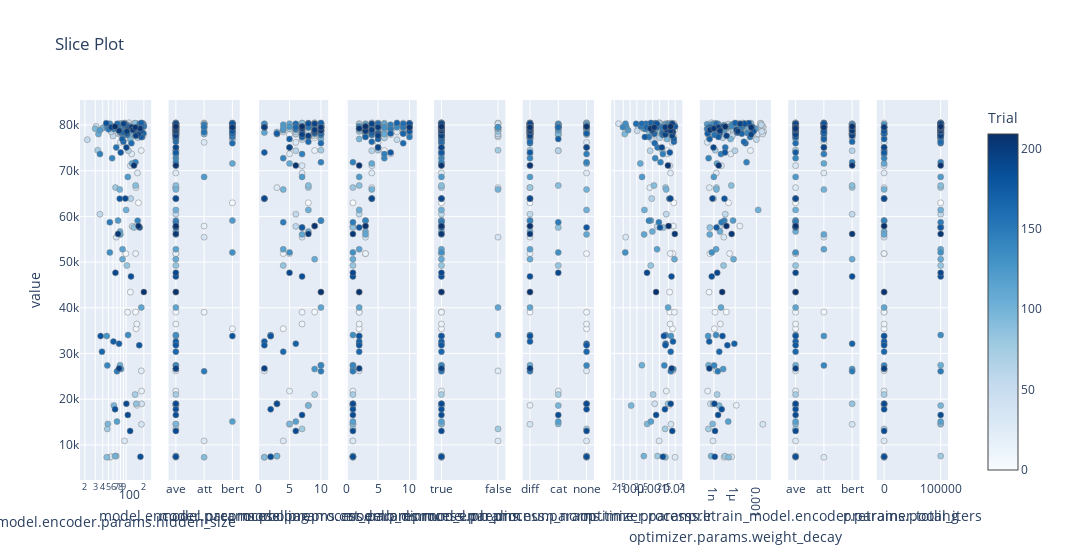

The code cell stored with this chart in its notebook:
### Code cell
# fig = optuna.visualization.plot_parallel_coordinate(plotted_study, target=target, target_name=target_name, params=['model.encoder.params.pooling', 'pretrain_model.encoder.params.pooling',])
# fig = optuna.visualization.plot_contour(study, target=target, target_name=target_name, params=params+not_imp)
fig = optuna.visualization.plot_slice(
    plotted_study,
    target=target,
    target_name=target_name,
    params=params + not_imp,
)
# fig = optuna.visualization.plot_optimization_history(study, target=target, target_name=target_name, error_bar=False)
# targets = lambda t: (t.user_attrs["memory_after_mean"], t.user_attrs["val_metric_mean"])
# target_names = ["memory_after_mean", "val_metric_mean"]
# fig = optuna.visualization.plot_pareto_front(study, targets=targets, target_names=target_names)
fig

### Figure 1 — Plotly figure (JSON) as saved in the notebook; plotly's stock layout.template omitted (floating-point values rounded to 4 significant figures; data arrays with more than 128 entries replaced by an {"elided": "..."} marker saying what was removed)
{"data": [{"marker": {"color": {"elided": "210 int values"}, "colorbar": {"title": {"text": "Trial"}, "x": 1, "xpad": 40}, "colorscale": [[0, "rgb(247,251,255)"], [0.125, "rgb(222,235,247)"], [0.25, "rgb(198,219,239)"], [0.375, "rgb(158,202,225)"], [0.5, "rgb(107,174,214)"], [0.625, "rgb(66,146,198)"], [0.75, "rgb(33,113,181)"], [0.875, "rgb(8,81,156)"], [1, "rgb(8,48,107)"]], "line": {"color": "Grey", "width": 0.5}, "showscale": true}, "mode": "markers", "name": "Feasible Trial", "showlegend": false, "type": "scatter", "x": {"elided": "210 int values"}, "xaxis": "x", "y": {"elided": "210 int values"}, "yaxis": "y"}, {"marker": {"color": {"elided": "210 int values"}, "colorbar": {"title": {"text": "Trial"}, "x": 1, "xpad": 40}, "colorscale": [[0, "rgb(247,251,255)"], [0.125, "rgb(222,235,247)"], [0.25, "rgb(198,219,239)"], [0.375, "rgb(158,202,225)"], [0.5, "rgb(107,174,214)"], [0.625, "rgb(66,146,198)"], [0.75, "rgb(33,113,181)"], [0.875, "rgb(8,81,156)"], [1, "rgb(8,48,107)"]], "line": {"color": "Grey", "width": 0.5}, "showscale": false}, "mode": "markers", "name": "Feasible Trial", "showlegend": false, "type": "scatter", "x": {"elided": "210 str values"}, "xaxis": "x2", "y": {"elided": "210 int values"}, "yaxis": "y2"}, {"marker": {"color": {"elided": "210 int values"}, "colorbar": {"title": {"text": "Trial"}, "x": 1, "xpad": 40}, "colorscale": [[0, "rgb(247,251,255)"], [0.125, "rgb(222,235,247)"], [0.25, "rgb(198,219,239)"], [0.375, "rgb(158,202,225)"], [0.5, "rgb(107,174,214)"], [0.625, "rgb(66,146,198)"], [0.75, "rgb(33,113,181)"], [0.875, "rgb(8,81,156)"], [1, "rgb(8,48,107)"]], "line": {"color": "Grey", "width": 0.5}, "showscale": false}, "mode": "markers", "name": "Feasible Trial", "showlegend": false, "type": "scatter", "x": {"elided": "210 int values"}, "xaxis": "x3", "y": {"elided": "210 int values"}, "yaxis": "y3"}, {"marker": {"color": {"elided": "210 int values"}, "colorbar": {"title": {"text": "Trial"}, "x": 1, "xpad": 40}, "colorscale": [[0, "rgb(247,251,255)"], [0.125, "rgb(222,235,247)"], [0.25, "rgb(198,219,239)"], [0.375, "rgb(158,202,225)"], [0.5, "rgb(107,174,214)"], [0.625, "rgb(66,146,198)"], [0.75, "rgb(33,113,181)"], [0.875, "rgb(8,81,156)"], [1, "rgb(8,48,107)"]], "line": {"color": "Grey", "width": 0.5}, "showscale": false}, "mode": "markers", "name": "Feasible Trial", "showlegend": false, "type": "scatter", "x": {"elided": "210 int values"}, "xaxis": "x4", "y": {"elided": "210 int values"}, "yaxis": "y4"}, {"marker": {"color": {"elided": "210 int values"}, "colorbar": {"title": {"text": "Trial"}, "x": 1, "xpad": 40}, "colorscale": [[0, "rgb(247,251,255)"], [0.125, "rgb(222,235,247)"], [0.25, "rgb(198,219,239)"], [0.375, "rgb(158,202,225)"], [0.5, "rgb(107,174,214)"], [0.625, "rgb(66,146,198)"], [0.75, "rgb(33,113,181)"], [0.875, "rgb(8,81,156)"], [1, "rgb(8,48,107)"]], "line": {"color": "Grey", "width": 0.5}, "showscale": false}, "mode": "markers", "name": "Feasible Trial", "showlegend": false, "type": "scatter", "x": {"elided": "210 bool values"}, "xaxis": "x5", "y": {"elided": "210 int values"}, "yaxis": "y5"}, {"marker": {"color": {"elided": "210 int values"}, "colorbar": {"title": {"text": "Trial"}, "x": 1, "xpad": 40}, "colorscale": [[0, "rgb(247,251,255)"], [0.125, "rgb(222,235,247)"], [0.25, "rgb(198,219,239)"], [0.375, "rgb(158,202,225)"], [0.5, "rgb(107,174,214)"], [0.625, "rgb(66,146,198)"], [0.75, "rgb(33,113,181)"], [0.875, "rgb(8,81,156)"], [1, "rgb(8,48,107)"]], "line": {"color": "Grey", "width": 0.5}, "showscale": false}, "mode": "markers", "name": "Feasible Trial", "showlegend": false, "type": "scatter", "x": {"elided": "210 str values"}, "xaxis": "x6", "y": {"elided": "210 int values"}, "yaxis": "y6"}, {"marker": {"color": {"elided": "210 int values"}, "colorbar": {"title": {"text": "Trial"}, "x": 1, "xpad": 40}, "colorscale": [[0, "rgb(247,251,255)"], [0.125, "rgb(222,235,247)"], [0.25, "rgb(198,219,239)"], [0.375, "rgb(158,202,225)"], [0.5, "rgb(107,174,214)"], [0.625, "rgb(66,146,198)"], [0.75, "rgb(33,113,181)"], [0.875, "rgb(8,81,156)"], [1, "rgb(8,48,107)"]], "line": {"color": "Grey", "width": 0.5}, "showscale": false}, "mode": "markers", "name": "Feasible Trial", "showlegend": false, "type": "scatter", "x": {"elided": "210 float values"}, "xaxis": "x7", "y": {"elided": "210 int values"}, "yaxis": "y7"}, {"marker": {"color": {"elided": "210 int values"}, "colorbar": {"title": {"text": "Trial"}, "x": 1, "xpad": 40}, "colorscale": [[0, "rgb(247,251,255)"], [0.125, "rgb(222,235,247)"], [0.25, "rgb(198,219,239)"], [0.375, "rgb(158,202,225)"], [0.5, "rgb(107,174,214)"], [0.625, "rgb(66,146,198)"], [0.75, "rgb(33,113,181)"], [0.875, "rgb(8,81,156)"], [1, "rgb(8,48,107)"]], "line": {"color": "Grey", "width": 0.5}, "showscale": false}, "mode": "markers", "name": "Feasible Trial", "showlegend": false, "type": "scatter", "x": {"elided": "210 float values"}, "xaxis": "x8", "y": {"elided": "210 int values"}, "yaxis": "y8"}, {"marker": {"color": {"elided": "210 int values"}, "colorbar": {"title": {"text": "Trial"}, "x": 1, "xpad": 40}, "colorscale": [[0, "rgb(247,251,255)"], [0.125, "rgb(222,235,247)"], [0.25, "rgb(198,219,239)"], [0.375, "rgb(158,202,225)"], [0.5, "rgb(107,174,214)"], [0.625, "rgb(66,146,198)"], [0.75, "rgb(33,113,181)"], [0.875, "rgb(8,81,156)"], [1, "rgb(8,48,107)"]], "line": {"color": "Grey", "width": 0.5}, "showscale": false}, "mode": "markers", "name": "Feasible Trial", "showlegend": false, "type": "scatter", "x": {"elided": "210 str values"}, "xaxis": "x9", "y": {"elided": "210 int values"}, "yaxis": "y9"}, {"marker": {"color": {"elided": "210 int values"}, "colorbar": {"title": {"text": "Trial"}, "x": 1, "xpad": 40}, "colorscale": [[0, "rgb(247,251,255)"], [0.125, "rgb(222,235,247)"], [0.25, "rgb(198,219,239)"], [0.375, "rgb(158,202,225)"], [0.5, "rgb(107,174,214)"], [0.625, "rgb(66,146,198)"], [0.75, "rgb(33,113,181)"], [0.875, "rgb(8,81,156)"], [1, "rgb(8,48,107)"]], "line": {"color": "Grey", "width": 0.5}, "showscale": false}, "mode": "markers", "name": "Feasible Trial", "showlegend": false, "type": "scatter", "x": {"elided": "210 int values"}, "xaxis": "x10", "y": {"elided": "210 int values"}, "yaxis": "y10"}], "layout": {"title": {"text": "Slice Plot"}, "width": 3000, "xaxis": {"anchor": "y", "domain": [0, 0.082], "title": {"text": "model.encoder.params.hidden_size"}, "type": "log"}, "xaxis10": {"anchor": "y10", "categoryarray": [0, 100000], "categoryorder": "array", "domain": [0.918, 1.0], "title": {"text": "pretrainer.total_iters"}, "type": "category"}, "xaxis2": {"anchor": "y2", "categoryarray": ["ave", "att", "bert"], "categoryorder": "array", "domain": [0.102, 0.184], "title": {"text": "model.encoder.params.pooling"}, "type": "category"}, "xaxis3": {"anchor": "y3", "domain": [0.204, 0.286], "title": {"text": "model.preprocess.params.cat_emb_dim"}}, "xaxis4": {"anchor": "y4", "domain": [0.306, 0.388], "title": {"text": "model.preprocess.params.num_emb_dim"}}, "xaxis5": {"anchor": "y5", "categoryarray": [true, false], "categoryorder": "array", "domain": [0.408, 0.49], "title": {"text": "model.preprocess.params.num_norm"}, "type": "category"}, "xaxis6": {"anchor": "y6", "categoryarray": ["diff", "cat", "none"], "categoryorder": "array", "domain": [0.51, 0.592], "title": {"text": "model.preprocess.params.time_process"}, "type": "category"}, "xaxis7": {"anchor": "y7", "domain": [0.612, 0.694], "title": {"text": "optimizer.params.lr"}, "type": "log"}, "xaxis8": {"anchor": "y8", "domain": [0.714, 0.796], "title": {"text": "optimizer.params.weight_decay"}, "type": "log"}, "xaxis9": {"anchor": "y9", "categoryarray": ["ave", "att", "bert"], "categoryorder": "array", "domain": [0.816, 0.898], "title": {"text": "pretrain_model.encoder.params.pooling"}, "type": "category"}, "yaxis": {"anchor": "x", "domain": [0, 1], "title": {"text": "value"}}, "yaxis10": {"anchor": "x10", "domain": [0, 1], "matches": "y", "showticklabels": false}, "yaxis2": {"anchor": "x2", "domain": [0, 1], "matches": "y", "showticklabels": false}, "yaxis3": {"anchor": "x3", "domain": [0, 1], "matches": "y", "showticklabels": false}, "yaxis4": {"anchor": "x4", "domain": [0, 1], "matches": "y", "showticklabels": false}, "yaxis5": {"anchor": "x5", "domain": [0, 1], "matches": "y", "showticklabels": false}, "yaxis6": {"anchor": "x6", "domain": [0, 1], "matches": "y", "showticklabels": false}, "yaxis7": {"anchor": "x7", "domain": [0, 1], "matches": "y", "showticklabels": false}, "yaxis8": {"anchor": "x8", "domain": [0, 1], "matches": "y", "showticklabels": false}, "yaxis9": {"anchor": "x9", "domain": [0, 1], "matches": "y", "showticklabels": false}}}
